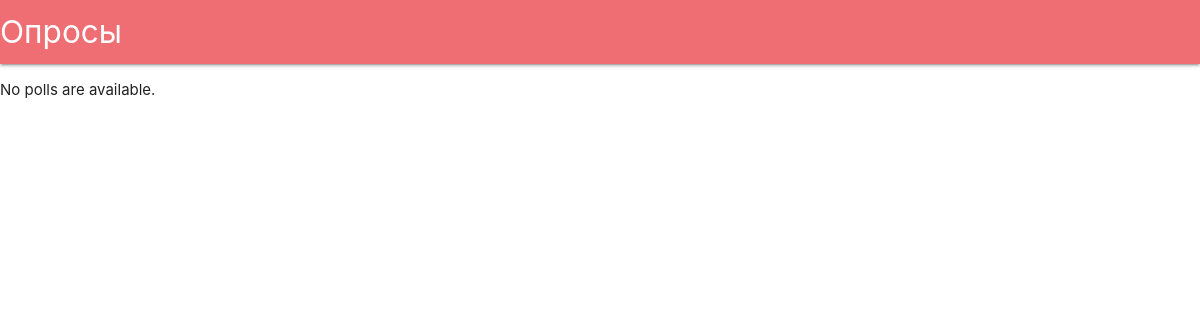
The page /polls/ on the database as committed earlier.
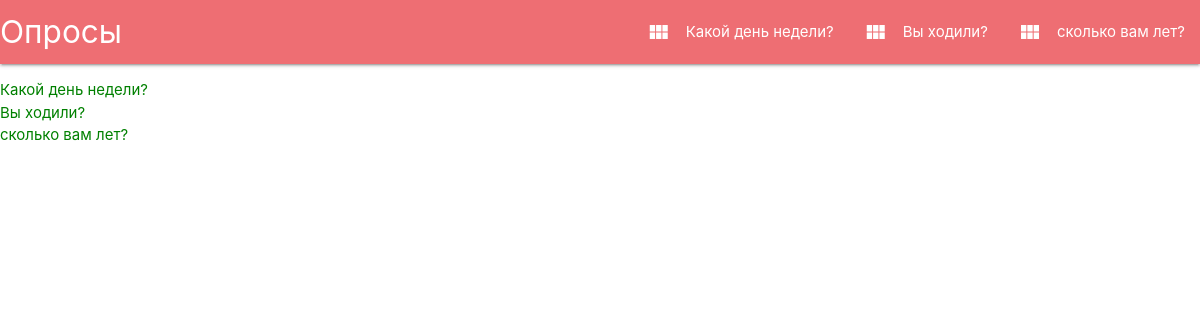
The same page on the database as committed later.
### polls/models.py (models this page shows, shortened)
class Question(models.Model):
    question_text = models.CharField('вопрос', max_length=200)
    pub_date = models.DateTimeField('Дата публикации')
    class Meta:
        verbose_name = 'Вопрос'
        verbose_name_plural = 'Вопросы'

### polls/views.py (the view)
# urls.py: path('', views.IndexView.as_view(), name='index'),
class IndexView(generic.ListView):
    template_name = 'polls/index.html'
    context_object_name = 'latest_question_list'
    def get_queryset(self):
        return Question.objects.filter(
            pub_date__lte=timezone.now()
        ).order_by('-pub_date')[:5]

### polls/templates/polls/index.html (shortened to what this page needs)
{% extends 'polls/polls_base.html' %}
{% load static %}
{% block content %}
{% include 'polls/menu_polls.html' %}
{% if latest_question_list %}
    <ul>
    {% for question in latest_question_list %}
        <li><a href="{% url 'polls:detail' question.id %}">{{ question.question_text }}</a></li>
    {% endfor %}
    </ul>
{% else %}
    <p>No polls are available.</p>
{% endif %}
{% endblock %}

### polls/templates/polls/polls_base.html (shortened to what this page needs)
{% load static %}
<!DOCTYPE html>
<html lang="ru">
<head>
    <link rel="stylesheet" type="text/css" href="{% static 'polls/css/style.css' %}">
      <link type="text/css" rel="stylesheet" href="css/materialize.min.css"  media="screen,projection"/>
</head>
<body>
{% block content %}Лист0 вопросов{% endblock %}
</body>
</html>

### polls/templates/polls/menu_polls.html
<nav>
    <div class="nav-wrapper">
      <a href="#!" class="brand-logo">Опросы</a>
      <ul class="right hide-on-med-and-down">
          {% for question in latest_question_list %}
        <li><a href="{% url 'polls:detail' question.id %}" ><i class="material-icons left">view_module</i>{{ question.question_text }}</a></li>
    {% endfor %}
      </ul>
    </div>
  </nav>

### polls/static/polls/css/style.css (style rules this page uses)
li a { color: green; }

Rows that differ between the two databases and show on the page:
added Question: question_text "Какой день недели?"
added Question: question_text "Вы ходили?"
added Question: question_text "сколько вам лет?"
Other text that changed with them:
text no longer shown: "No polls are available."
